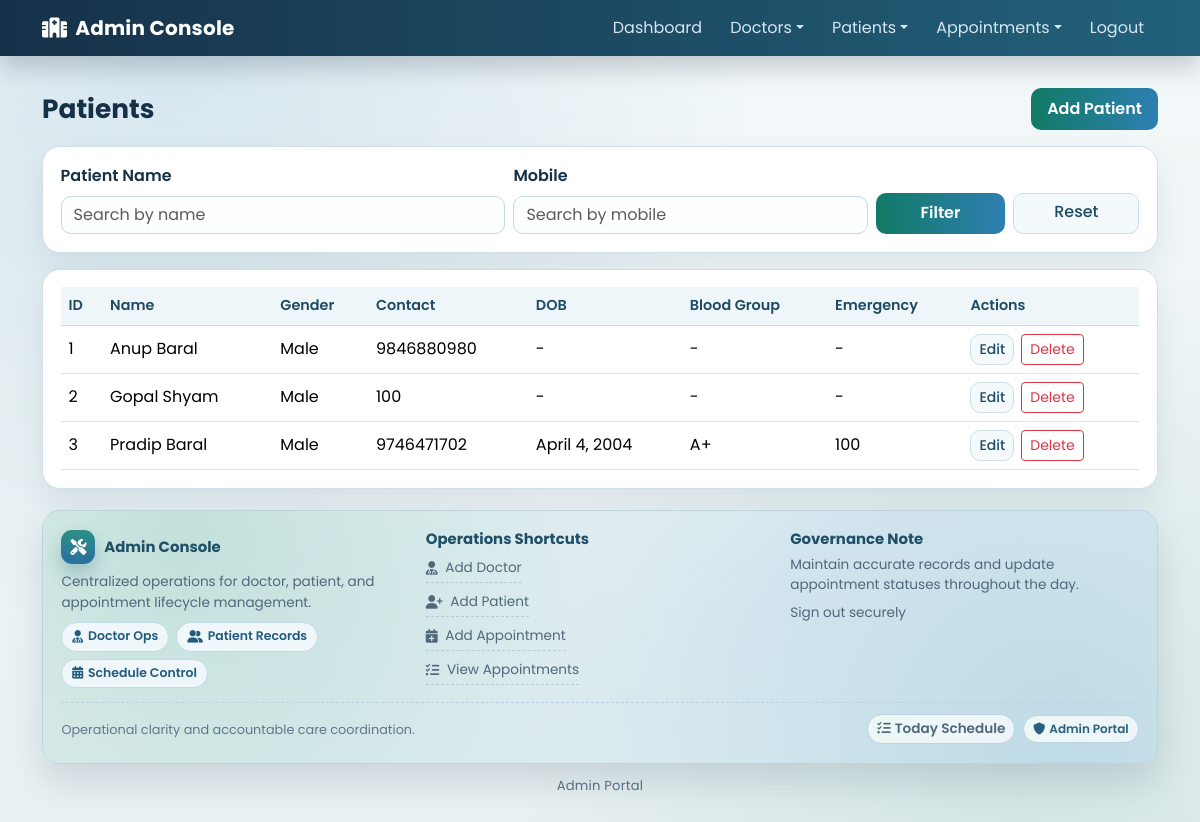
Page /view_patient/ (signed in) on the committed database.
### hospital/models.py (models this page shows, shortened)
class Patient(models.Model):
    name = models.CharField(max_length=50)
    gender = models.CharField(max_length=10)
    mobile = models.CharField(max_length=20, blank=True)  # optional
    address = models.CharField(max_length=150)
    dob = models.DateField(null=True, blank=True)
    blood_group = models.CharField(max_length=5, choices=BloodGroup.choices, blank=True)
    emergency_contact = models.CharField(max_length=20, blank=True)
    allergies = models.TextField(blank=True)
    medical_notes = models.TextField(blank=True)

### hospital/views.py (the view)
# urls.py: path('view_patient/', View_Patient,name='view_patient'),
@staff_required
def View_Patient(request):
    query = request.GET.get("q", "").strip()
    mobile = request.GET.get("mobile", "").strip()
    pat = Patient.objects.all().order_by("name")
    if query:
        pat = pat.filter(name__icontains=query)
    if mobile:
        pat = pat.filter(mobile__icontains=mobile)
    d = {
        'pat': pat,
        'q': query,
        'mobile': mobile,
    }
    return render(request, 'view_patient.html', d)

### hospital/views.py (called while the page is built)
def staff_required(view_func):
    return user_passes_test(
        lambda user: user.is_authenticated and user.is_staff,
        login_url="login",
    )(view_func)

### hospital/templates/view_patient.html (shortened to what this page needs)
{% extends 'admin_base.html' %}
{% load static %}
{% block body %}
<div class="d-flex justify-content-between align-items-center mb-3">
    <h2 class="section-title mb-0">Patients</h2>
    <a href="{% url 'add_patient' %}" class="btn btn-brand">Add Patient</a>
</div>
<div class="panel mb-3">
    <form method="get" class="row g-2 align-items-end">
        <div class="col-md-5">
            <label class="form-label">Patient Name</label>
            <input type="text" name="q" class="form-control" value="{{ q }}" placeholder="Search by name">
        </div>
        <div class="col-md-4">
            <label class="form-label">Mobile</label>
            <input type="text" name="mobile" class="form-control" value="{{ mobile }}" placeholder="Search by mobile">
        </div>
        <div class="col-md-3 d-flex gap-2">
            <button class="btn btn-brand w-100" type="submit">Filter</button>
            <a class="btn btn-soft w-100" href="{% url 'view_patient' %}">Reset</a>
        </div>
    </form>
</div>
<div class="panel table-responsive">
    <table class="table table-hover align-middle mb-0">
        <thead>
            <tr>
                <th>ID</th>
                <th>Name</th>
                <th>Gender</th>
                <th>Contact</th>
                <th>DOB</th>
                <th>Blood Group</th>
                <th>Emergency</th>
                <th>Actions</th>
            </tr>
        </thead>
        <tbody>
            {% for i in pat %}
            <tr>
                <td>{{ i.id }}</td>
                <td>{{ i.name }}</td>
                <td>{{ i.gender }}</td>
                <td>{{ i.mobile|default:'-' }}</td>
                <td>{{ i.dob|default:'-' }}</td>
                <td>{{ i.blood_group|default:'-' }}</td>
                <td>{{ i.emergency_contact|default:'-' }}</td>
                <td class="actions-cell">
                    <a href="{% url 'edit_patient' i.id %}" class="btn btn-sm btn-soft">Edit</a>
                    <form method="post" action="{% url 'delete_patient' i.id %}" onsubmit="return confirm('Delete this patient?');">
                        <button class="btn btn-sm btn-outline-danger" type="submit">Delete</button>
                    </form>
                </td>
            </tr>
            {% empty %}
            <tr><td colspan="8" class="text-center text-muted py-4">No patients found.</td></tr>
            {% endfor %}
        </tbody>
    </table>
</div>
{% endblock %}

### hospital/static/css/mystyle.css (style rules this page uses)
:root { --bg-a: #f7faf7; --bg-b: #eaf2f0; --ink: #153047; --muted: #5b7182; --primary: #117a65; --primary-strong: #0d6251; --accent: #2e7fb2; --accent-soft: #eaf4fb; --card: #ffffff; --card-soft: #f9fcfb; --ring: rgba(46, 127, 178, 0.22); --border: #cfdee7; --danger: #b94a48; }
body { font-family: "Poppins", "Segoe UI", sans-serif; color: var(--ink); background: radial-gradient(circle at 10% 5%, rgba(46, 127, 178, 0.1), transparent 45%), radial-gradient(circle at 90% 95%, rgba(17, 122, 101, 0.09), transparent 40%), linear-gradient(180deg, var(--bg-a), var(--bg-b)); min-height: 100vh; margin: 0; }
body.admin-app { background: radial-gradient(circle at 14% 6%, rgba(46, 127, 178, 0.14), transparent 45%), radial-gradient(circle at 85% 90%, rgba(17, 122, 101, 0.1), transparent 40%), linear-gradient(180deg, #f3f8f9, #e8f0f2); }
.section-title { font-size: 1.65rem; font-weight: 700; margin-bottom: 1rem; }
.panel { background: var(--card); border: 1px solid var(--border); border-radius: 18px; box-shadow: 0 14px 30px rgba(15, 45, 70, 0.08); padding: 1.1rem; }
.form-label { font-weight: 600; color: var(--ink); }
.form-control, .form-select { border-radius: 10px; border: 1px solid #c6d8e2; background: #fdfefe; }
.btn-brand { background: linear-gradient(90deg, var(--primary), var(--accent)); border: none; color: #fff; font-weight: 600; border-radius: 10px; padding: 0.55rem 1rem; }
.btn-soft { border-radius: 10px; border: 1px solid var(--border); background: #f4f9fb; color: #1e4c67; font-weight: 500; }
.table { border-collapse: separate; border-spacing: 0; }
.table thead th { background: #eef6f9; color: #214b63; font-weight: 600; font-size: 0.9rem; border-bottom: 1px solid #cddce6; }
.table tbody tr { transition: transform 0.16s ease, box-shadow 0.16s ease; }
.table td, .table th { vertical-align: middle; }
.actions-cell { display: flex; gap: 0.45rem; flex-wrap: wrap; }

### rows in the picture
Patient: id "1", name "Anup Baral", gender "Male", mobile "9846880980", dob "-", blood_group "-", emergency_contact "-"
Patient: id "2", name "Gopal Shyam", gender "Male", mobile "100", dob "-", blood_group "-", emergency_contact "-"
Patient: id "3", name "Pradip Baral", gender "Male", mobile "9746471702", dob "April 4, 2004", blood_group "A+", emergency_contact "100"
